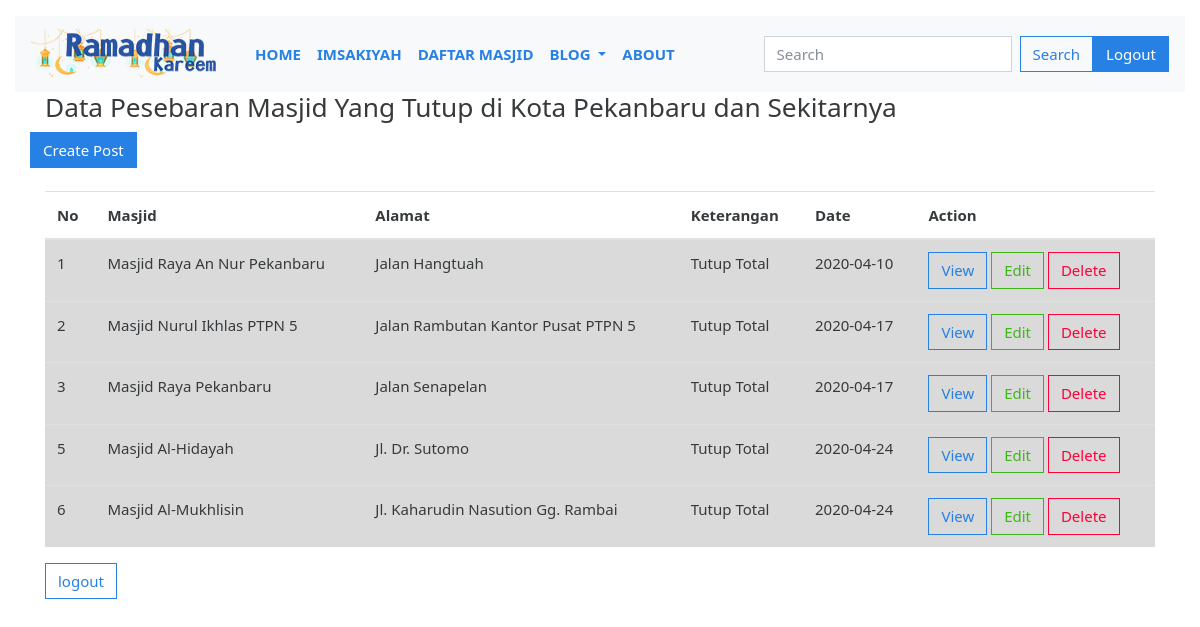
/info.php, run on the app's committed database.
### tables this page shows
CREATE TABLE `post` (
  `no` int(200) NOT NULL,
  `masjid` varchar(200) NOT NULL,
  `alamat` varchar(200) NOT NULL,
  `keterangan` varchar(200) NOT NULL,
  `published_on` date NOT NULL
);

### info.php (the view, shortened to what this page needs)
<?php include("inc/header.php"); ?>
<?php include("config/db.php"); ?>
<div class="container">
   <h3>Data Pesebaran Masjid Yang Tutup di Kota Pekanbaru dan Sekitarnya</h3>
   <div class="row">
      <a href="add.php" class="btn btn-primary">Create Post</a>
   </div>
   <br>
   <table class="table table-hover">
      <thead>
         <tr>
            <th scope="col">No </th>
            <th scope="col">Masjid</th>
            <th scope="col">Alamat</th>
            <th scope="col">Keterangan</th>
            <th scope="col">Date</th>
            <th scope="col">Action</th>
         </tr>
      </thead>
      <tbody>
         <?php
         $stmt = $pdo->query('select * from post');
         if ($stmt->rowCount() > 0) {
            while ($row = $stmt->fetch(PDO::FETCH_OBJ)) {
         ?>
               <tr class="table-active">
                  <td><?php echo $row->no; ?></td>
                  <td><?php echo $row->masjid; ?></td>
                  <td><?php echo $row->alamat; ?></td>
                  <td><?php echo $row->keterangan; ?></td>
                  <td><?php echo $row->published_on; ?></td>
                  <td>
                     <a href=view.php?id=<?php echo $row->no; ?> class="btn btn-outline-primary">View</a>
                     <a href=edit.php?id=<?php echo $row->no; ?> class="btn btn-outline-success">Edit</a>
                     <a href=delete.php?id=<?php echo $row->no; ?> class="btn btn-outline-danger">Delete</a>
                  </td>
               </tr>
            <?php
            }
         } else {
            ?>
            <tr>No record Found!</tr>
         <?php
         }
         ?>
      </tbody>
   </table>
   <form action="" method="post">
      <button type="submit" class="btn btn-outline-primary" name="logout">logout</button>
   </form>
</div>
<?php include("inc/footer.php"); ?>

### inc/header.php (shortened to what this page needs)
<!DOCTYPE html>
<html>
<head>
  <link rel="stylesheet" type="text/css" href="assets/css/bootstrap.css">
  <link rel="stylesheet" type="text/css" href="assets/css/jquery-ui.css">
</head>
<body>
  <div class="container-fluid">
    <nav class="navbar navbar-expand-lg navbar-yellow bg-light">
      <a class="navbar-brand" href="home.php">
        <img src="assets/img/logo.png" width="200" height="50" alt=""></a>
      <div class="collapse navbar-collapse" id="navbarSupportedContent">
        <ul class="navbar-nav mr-auto">
          <li class="nav-item active">
            <a class="nav-link" href="home.php"><b>HOME</b> <span class="sr-only">(current)</span></a>
          </li>
          <li class="nav-item">
            <a class="nav-link" href="imsakiyah.php"><b>IMSAKIYAH</b></a>
          </li>
          <li class="nav-item">
            <a class="nav-link" href="info.php"><b>DAFTAR MASJID</b></a>
          </li>
          <li class="nav-item dropdown">
            <a class="nav-link dropdown-toggle" href="#" id="navbarDropdown" role="button" data-toggle="dropdown" aria-haspopup="true" aria-expanded="false">
              <b>BLOG</b>
            </a>
          </li>
          <li class="nav-item">
            <a class="nav-link" href="id2"><b>ABOUT</b></a>
          </li>
        </ul>
        <form class="form-inline my-2 my-lg-0">
          <input class="form-control mr-sm-2" type="search" placeholder="Search" aria-label="Search">
          <button class="btn btn-outline-primary my-2 my-sm-0" type="submit">Search</button>
        </form>
        <a href="index.php" type="button" class="btn btn-primary">Logout</a>
      </div>
    </nav>

### inc/footer.php
</body>
</html>

### data on the page
post: no "1", masjid "Masjid Raya An Nur Pekanbaru", alamat "Jalan Hangtuah", keterangan "Tutup Total", published_on "2020-04-10"
post: no "2", masjid "Masjid Nurul Ikhlas PTPN 5", alamat "Jalan Rambutan Kantor Pusat PTPN 5", keterangan "Tutup Total", published_on "2020-04-17"
post: no "3", masjid "Masjid Raya Pekanbaru", alamat "Jalan Senapelan", keterangan "Tutup Total", published_on "2020-04-17"
post: no "5", masjid "Masjid Al-Hidayah", alamat "Jl. Dr. Sutomo", keterangan "Tutup Total", published_on "2020-04-24"
post: no "6", masjid "Masjid Al-Mukhlisin", alamat "Jl. Kaharudin Nasution Gg. Rambai", keterangan "Tutup Total", published_on "2020-04-24"
